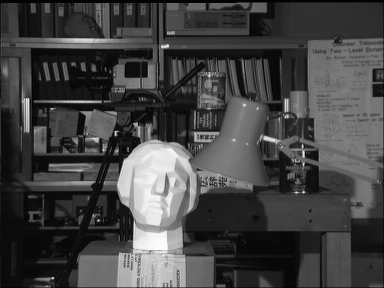
#> input picture Project9/code/tsukuba_l.png, 384 x 288 px
$ python ncc_match.py
#> lines starting #> are read from the running program, lines starting #| are printed output that depends on the picture
#> further down, img_l is the input picture: shape (288, 384); min 0, max 252, mean 67.6
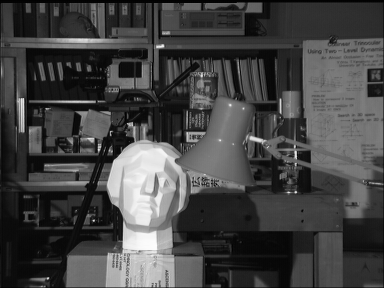
#> input picture Project9/code/tsukuba_r.png, 384 x 288 px
#> further down, img_r is the input picture: shape (288, 384); min 0, max 253, mean 68
import cv2
import numpy as np
from scipy.ndimage import filters

def plane_sweep_gauss(img_l, img_r, start, steps, size):
    '''
    采用平面滑动的方式、使用带高斯加权的归一化相关性指标计算图像的视差
    输入：左右图像，起始视差，滑动步长，滑动窗口大小
    输出：视差矩阵
    '''
#> called with start = 3, steps = 15, size = 9
    m, n = img_l.shape
#> m = 288; n = 384
    # 计算等效高斯sigma值
    sigma = (size-1)/8

    # 初始化各数组
    mean_l = np.zeros((m, n))
    mean_r = np.zeros((m, n))
    s = np.zeros((m, n))
    s_l = np.zeros((m, n))
    s_r = np.zeros((m, n))

    # 保存深度信息的数组
    depthmaps = np.zeros((m, n, steps))

    # 计算平均值
    filters.gaussian_filter(img_l, sigma, 0, mean_l)
    filters.gaussian_filter(img_r, sigma, 0, mean_r)

    # 归一化图像
    norm_l = img_l - mean_l
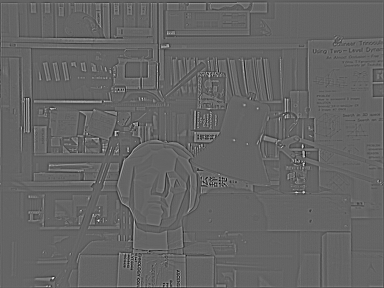
#> norm_l: shape (288, 384) float64; min -77.13, max 117.6, mean 0; drawn with min black and max white
    norm_r = img_r - mean_r
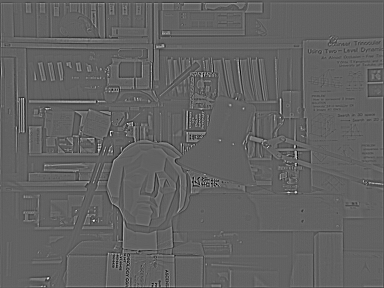
#> norm_r: shape (288, 384) float64; min -71.92, max 114.4, mean 0; drawn with min black and max white

    # 遍历范围内的所有视差值
    for dis in range(steps):
        # 计算NCC
        filters.gaussian_filter(np.roll(norm_l, - dis - start) * norm_r, sigma, 0, s)  # 和归一化
        filters.gaussian_filter(np.roll(norm_l, - dis - start) * np.roll(norm_l, - dis - start), sigma, 0, s_l)
        filters.gaussian_filter(norm_r * norm_r, sigma, 0, s_r)  # 和反归一化
        depthmaps[:, :, dis] = s / np.sqrt(s_l * s_r)

    # 为每个点选取最佳匹配点并取其视差
    return np.argmax(depthmaps, axis=2) + start
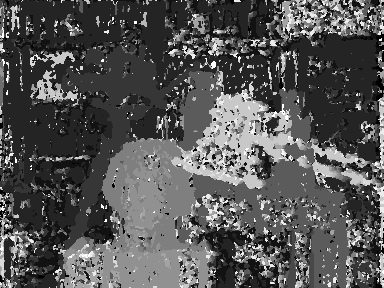
#> returned value: shape (288, 384) int64; min 3, max 17, mean 7.69; drawn with min black and max white

if __name__ == '__main__':
    # 读取图像
    img_l = cv2.imread("tsukuba_l.png",0)
    img_r = cv2.imread("tsukuba_r.png",0)

    # 设置大概的视差范围[start, start+steps-1]
    steps = 15
    start = 3

    # NCC窗口大小
    window_size = 9

    # 计算视差图像
    res = plane_sweep_gauss(img_l, img_r, start, steps, window_size)
    print(res)
#> (printed output is left out)

    # 绘制伪彩色视差图
    res_plot = np.array((res-start)/(steps-1.0)*255.0, dtype=np.uint8)
    res_plot =  cv2.applyColorMap(res_plot, cv2.COLORMAP_JET)
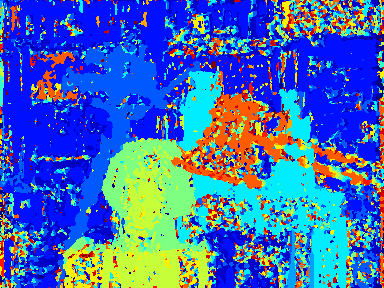
#> res_plot: shape (288, 384, 3); mean B, G, R 183.6, 106.6, 61.9
    cv2.imshow("depth", res_plot)
    cv2.imwrite("depth_wd"+str(window_size)+".png", res_plot)

    cv2.waitKey(0)
